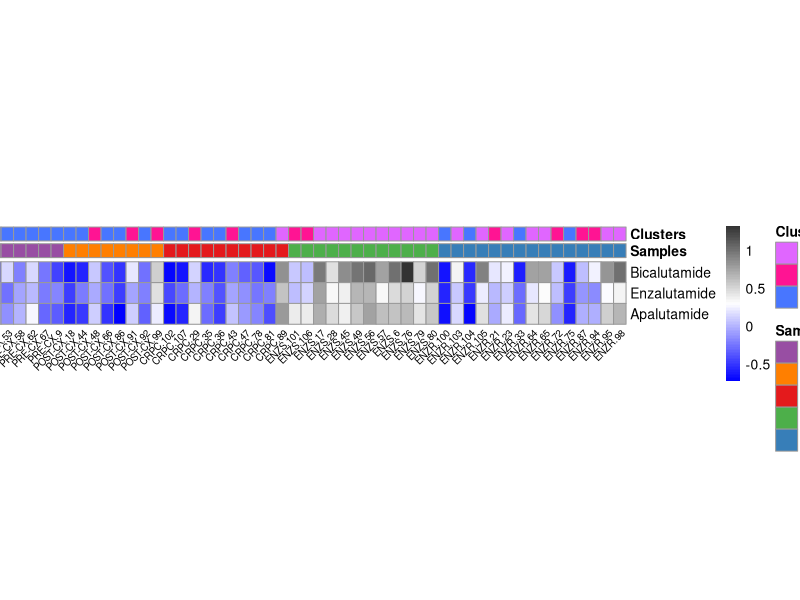

Generate this figure with R:
##loading libraries
library(RColorBrewer)
library(pheatmap)


##Loading predictions
df = read.table("unseen_drugs_ATTX_samples.csv",sep=",",header = T,stringsAsFactors = F,row.names = 1,check.names = F)

##Loading metadata files
meta = read.csv("metadata.csv",sep=",",row.names=1,stringsAsFactors = F,header=T)


##processing of data for plotting heatmap
ann_colors = list(
  Clusters = c(Cluster1="mediumorchid1",Cluster2="deeppink",Cluster3="royalblue1"),
  Samples = c("PRE-CX"="#984EA3","POST-CX"="#FF7F00",CRPC="#E41A1C",ENZS="#4DAF4A",ENZR="#377EB8"))

cols = colorRampPalette(c("blue", "white","grey20"))(100)



pheatmap(df,fontsize_col = 7,col= cols,angle_col = 45,fontsize_row = 10,cluster_cols = F,annotation_colors = ann_colors,cluster_rows=F,annotation_col  = meta,annotation_names_row = F,clustering_distance_rows = "euclidean",
         clustering_distance_cols = "euclidean",cellheight = 15,cellwidth = 9)
